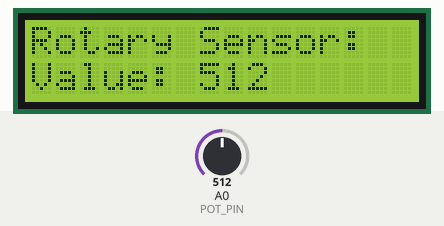
This sketch was run on a simulated Arduino Uno, built with avr-gcc and run on an emulated ATmega328P. Parts: 16×2 character LCD. The inputs (shaded band) are chosen by the test bench; at power-on: A0 (POT_PIN) = 512.

Above: at 1.2 s.
1.3 s: A0 (POT_PIN) set to 716
At 2.5 s:
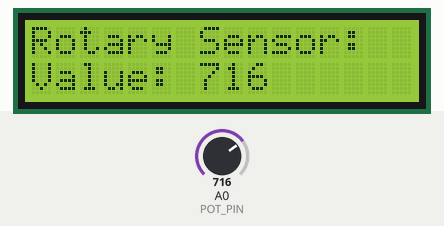
2.8 s: A0 (POT_PIN) set to 900
At 4.1 s:
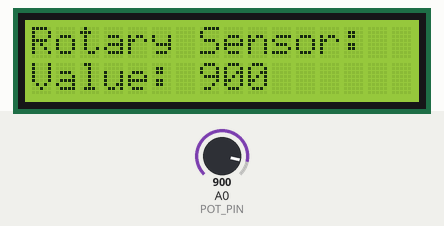
4.4 s: A0 (POT_PIN) set to 1023
At 4.9 s:
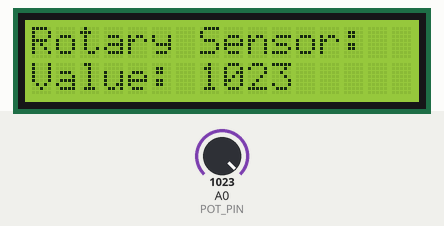
Timing chart, 0 to 7.4 s (numbered marks = the images above; inputs shaded):
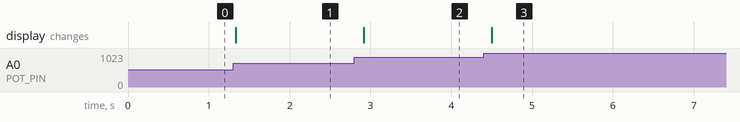

Measured:
- after the input at 1.3 s, the display: changes at once (image 1)
- after the input at 2.8 s, the display: changes after 0.12 s (image 2)
- after the input at 4.4 s, the display: changes after 0.10 s (image 3)

The sketch:

sketch.ino
```cpp
// Lab 5 - Exercise 12: LCD shows rotary angle sensor value
// Potentiometer on A0, LCD on I2C

#include <LiquidCrystal_I2C.h>

#define POT_PIN A0

LiquidCrystal_I2C lcd(0x27, 16, 2);

void setup() {
  lcd.init();
  lcd.backlight();

  lcd.setCursor(0, 0);
  lcd.print("Rotary Sensor:");
}

void loop() {
  int value = analogRead(POT_PIN);  // 0–1023

  lcd.setCursor(0, 1);
  lcd.print("Value: ");
  lcd.print(value);
  lcd.print("   ");  // clear leftover digits

  delay(100);
}
```
